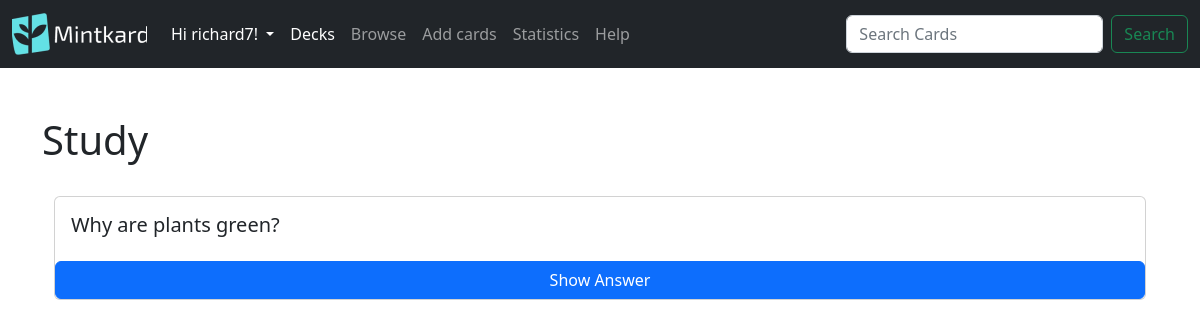
/decks/study/14 (signed in), run on an earlier commit of the app's database.
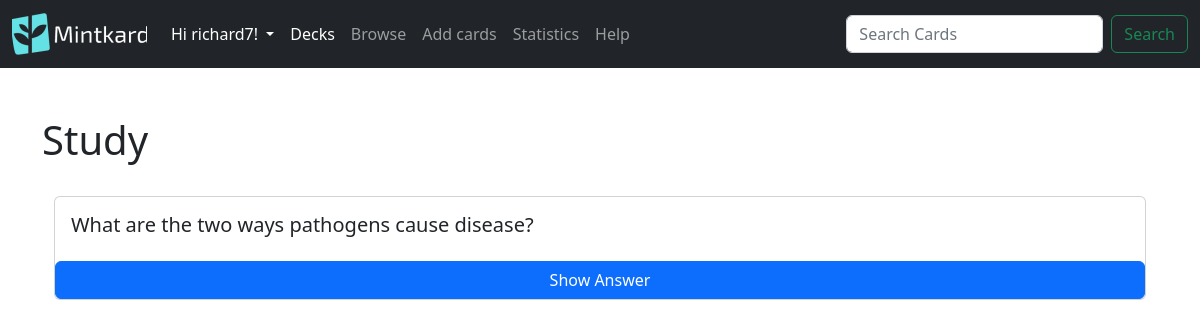
And on a later commit of the database.
### mintkard/models.py (models this page shows, shortened)
class User(db.Model,UserMixin):
    id = db.Column(db.Integer,primary_key= True)
    username = db.Column(db.String(50), unique = True)
    email = db.Column(db.String(300),unique=True)
    password = db.Column(db.String(200))
    decks = db.relationship('Deck',backref = 'user_decks',lazy=True)#stores all the decks that the owner owns, in the parents class

class Card(db.Model):
    id = db.Column(db.Integer, primary_key=True)
    question = db.Column(db.String(200))
    answer = db.Column(db.String(400))
    last_study = db.Column(db.DateTime(timezone=True))
    is_new = db.Column(db.Boolean, default=True)
    interval = db.Column(db.Integer)
    easiness_factor = db.Column(db.Integer)
    quality = db.Column(db.Integer)
    image_hash = db.Column(db.String, nullable=True)#new
    deck_id = db.Column(db.Integer, db.ForeignKey('deck.id'))#One to many relationship with decks

### mintkard/decks.py (the view, shortened to what this page needs)
@login_required
@decks.route('/study/<int:deck_id>',methods=['GET','POST'])
def study(deck_id):
    flashcards = g.fmanager.get_flashcards_to_review(deck_id)
    return render_template("study.html",flashcard = flashcards[0] if flashcards else None)

### mintkard/decks.py (called while the page is built)
@decks.before_request
@login_required
def before_request():
    try:
        g.fmanager = FlashcardManager(user=current_user.id, app=current_app)
        g.fmanagerstats = FlashcardManagerStats(user=current_user.id, app=current_app)
        g.fmanagerstats_public = FlashcardManagerPublicStats(user=None,app=current_app)#there is no user as it gets the apps average data
    except Exception as e:
        flash('Error inilizing flashcard manager: {}'.format(e),category='danger')

    def merge_sort(self,dates):
        dates_len = len(dates)
        if dates_len <=1:
            return dates
        middle = dates_len //2
        right = self.merge_sort(dates[middle:])
        left = self.merge_sort(dates[:middle])
        return self.merge_list(left,right)

    def merge_list(self,left,right):
        dates_list = []
        l=r=0#left and right
        while (r <len(right) and l<len(left)):
            if left[l].last_study < right[r].last_study:
                dates_list.append(left[l])
                l = l+1
            else:
                dates_list.append(right[r])
                r = r+1
        dates_list.extend(left[l:])
        dates_list.extend(right[r:])
        return dates_list

    def is_card_due(self,flashcard:Card) -> bool:
        if flashcard.is_new == True:
            return True
        try:
            review_interval = timedelta(days=flashcard.interval)#converts int to time using datetime module
            return (flashcard.last_study + review_interval <= datetime.now())
        except Exception as e:
            flash('ERROR: checking if card is due: {}'.format(e),category='danger')
            return True#True will let the card be reviewed, so that the error may get fixed

### mintkard/templates/study.html (shortened to what this page needs)
{% extends 'layout.html' %}
{% block body %}
<h1>Study</h1>
<br>
<div class="container-fluid">
  <div class="card mx-auto">
  {% if flashcard%}
    <div class="card-body">
      <h5 class="card-title" style="width:100%;">{{flashcard.question}}</h5>
    </div>
  <button id="show_answer" class="btn btn-primary">Show Answer</button>
    {% endif %}
  </div>
</div>
{% endblock %}

### mintkard/templates/layout.html (shortened to what this page needs)
<!DOCTYPE html>
<html lang="en">
<head>
    <link rel="stylesheet" href="https://cdnjs.cloudflare.com/ajax/libs/font-awesome/4.7.0/css/font-awesome.min.css">
</head>
<link href="https://cdn.jsdelivr.net/npm/bootstrap@5.2.3/dist/css/bootstrap.min.css" rel="stylesheet"
>
<body>
    <nav class="navbar navbar-expand-lg navbar-dark bg-dark">
        <div class="container-fluid">
            <a class="navbar-brand" href="/home"><img src="/static/logo.png" alt="Mintkard" width="135" height="42"></a>
            <div class="collapse navbar-collapse" id="navbarSupportedContent">
                <ul class="navbar-nav me-auto mb-2 mb-lg-0">
                    {% if current_user.is_authenticated %}
                    <li class="nav-item dropdown">
                        <a class="nav-link dropdown-toggle" href="#" id="navbarDropdown" role="button" data-bs-toggle="dropdown" aria-expanded="false" style="color:white">
                            Hi {{ current_user.username }}!
                        </a>
                    </li>
                    <li class="nav-item">
                        <a class="nav-link active" aria-current="page" href="/decks/">Decks</a>
                    </li>
                    <li class="nav-item">
                        <a class="nav-link" href="/decks/browse">Browse</a>
                    </li>
                    <li class="nav-item">
                        <a class="nav-link" href="/decks/create">Add cards</a>
                    </li>
                    <li class="nav-item">
                        <a class="nav-link" href="/decks/stats">Statistics</a>
                    </li>
                    <li class="nav-item">
                        <a class="nav-link" href="/decks/help">Help</a>
                    </li>
                    {% endif %}
                </ul>
                <form  action ="{{url_for('decks.browse')}}" class="d-flex">
                    <input class="form-control me-2" name ="search" type="search" placeholder="Search Cards" aria-label="Search">
                    <button class="btn btn-outline-success" type="submit">Search</button>
                </form>
            </div>
        </div>
    </nav>
    <div class="container mt-5">
    {% block body %}{% endblock %}
    </div>
</body>
</html>

### mintkard/templates/study.html (style rules this page uses)
button { padding: 0 10px; }

What changed in the data, as far as the page shows it:
no longer on this page (row edited): Card: question "Why are plants green?"
now on this page (row unchanged): Card: question "What are the two ways pathogens cause disease?"
